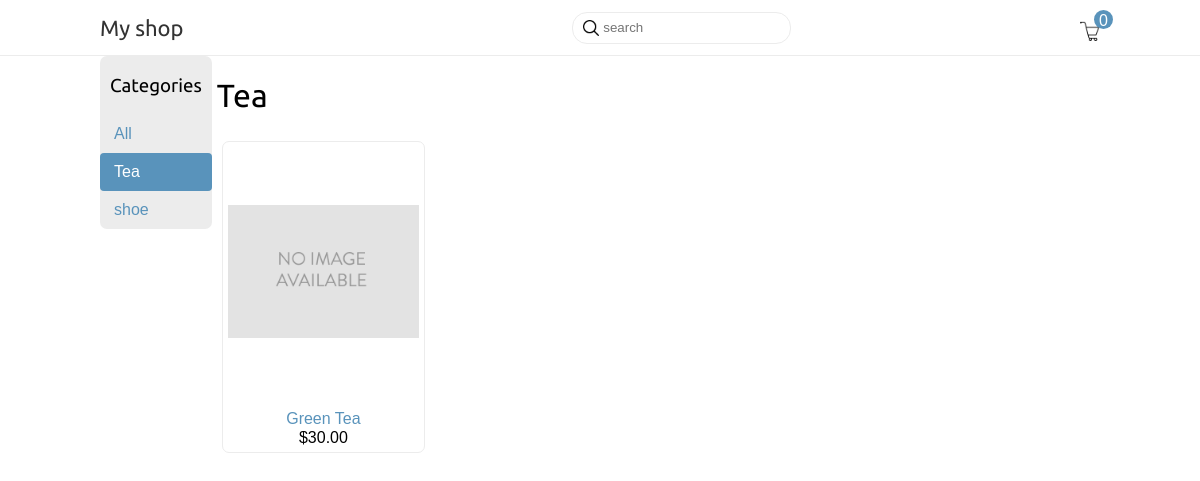
/tea/, run on an earlier commit of the app's database.
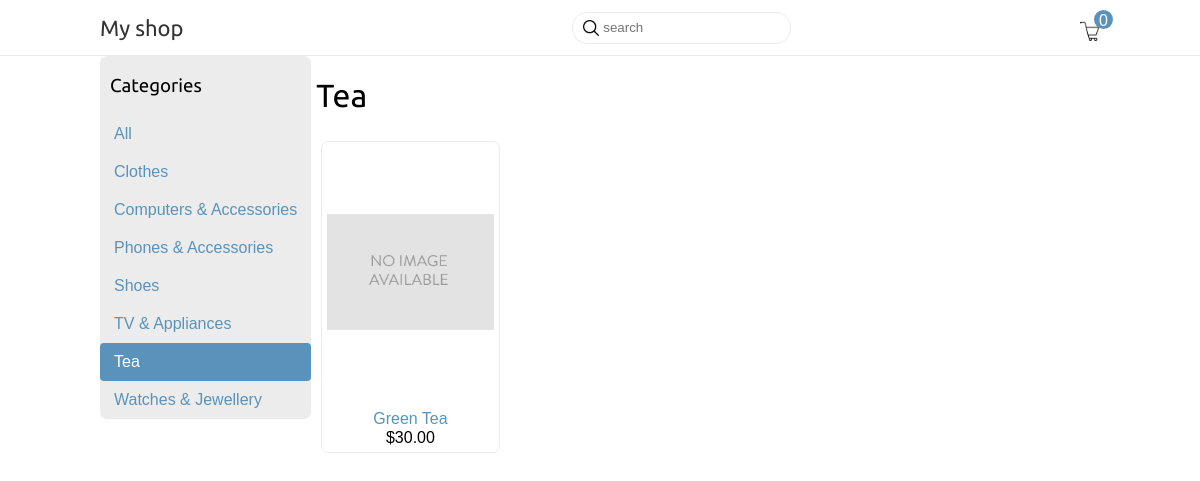
And on a later commit of the database.
### shop/models.py (models this page shows, shortened)
class Category(models.Model):
    name = models.CharField(max_length=200)
    slug = models.SlugField(max_length=200, unique=True)
    class Meta:
        ordering = ['name']
        indexes = [
            models.Index(fields=['name']),
        ]
        verbose_name = 'category'
        verbose_name_plural = 'categories'
    def get_absolute_url(self):
        return reverse("shop:product_list_by_category", args=[self.slug])

class Product(models.Model):
    category = models.ForeignKey(
        Category, related_name='products', on_delete=models.CASCADE)
    name = models.CharField(max_length=200)
    slug = models.SlugField(max_length=200)
    image = models.ImageField(upload_to='products/%Y/%m/%d', blank=True)
    description = models.TextField(blank=True)
    price = models.DecimalField(max_digits=10, decimal_places=2)
    available = models.BooleanField(default=True)
    created = models.DateTimeField(auto_now_add=True)
    updated = models.DateTimeField(auto_now=True)
    class Meta:
        ordering = ['name']
        indexes = [
            models.Index(fields=['id', 'slug']),
            models.Index(fields=['name']),
            models.Index(fields=['-created']),
        ]
    def get_absolute_url(self):
        return reverse('shop:product_detail',args=[self.id, self.slug])

### shop/views.py (the view)
# urls.py: path('', views.product_list, name='product_list'),
def product_list(request, category_slug=None):
    query = request.GET.get('search')
    print(query)
    category = None
    catgories = Category.objects.all()
    products = Product.objects.filter(available=True)
    if query:
        products = products.filter(name__icontains=query)
    if category_slug:
        category = get_object_or_404(Category, slug=category_slug)
        products = products.filter(category=category)
    context = {'category': category,'categories': catgories, 'products': products,
                   }
    return render(request, 'shop/product/list.html', context)

### cart/cart.py (called while the page is built)
    def __len__(self):
        return sum(item['quantity'] for item in self.cart.values())

### cart/context_processors.py (called while the page is built)
def cart(request):
    return {'cart' : Cart(request)}

### shop/templates/shop/product/list.html (shortened to what this page needs)
{% extends "shop/base.html" %}
{% load static %}
{% block content %}
<div class='sidebar-content'>
<div id="sidebar">
    <h3>Categories</h3>
    <ul>
        <li {% if not category %}class="selected"{% endif %}>
            <a href="{% url 'shop:product_list' %}">All</a>
        </li>
        {% for c in categories %}
        <li {% if category.slug == c.slug %}class='selected'{% endif %} >
            <a href="{{ c.get_absolute_url }}">{{ c.name }}</a>
        </li>
        {% endfor %}
    </ul>
</div>
<div id="main" class="product-list">
    <h1 > {% if category  %}{{ category.name }}{% else %}Products{% endif %}</h1>
    <div class='products'>
    {% if products %}
        {% for product in products %}
            <div class="item">
            <a href="{{ product.get_absolute_url }}">
                <img src=" {% if product.image %}{{ product.image.url }}{% else %}{% static 'img/no_image.png' %}{% endif %}" alt="">
            </a>
            <a href="{{ product.get_absolute_url }}">{{ product.name }}</a>
            <br>
            ${{ product.price }}
            </div>
        {% endfor %}
    {% else %}
            <p>No products found.</p>
    {% endif %}
    </div>
</div>
</div>
{% endblock  %}

What changed in the data, as far as the page shows it:
added Category: name "Clothes"
added Category: name "Computers & Accessories"
added Category: name "Phones & Accessories"
changed Category: name "shoe" → "Shoes"; moves up the list
added Category: name "TV & Appliances"
added Category: name "Watches & Jewellery"
